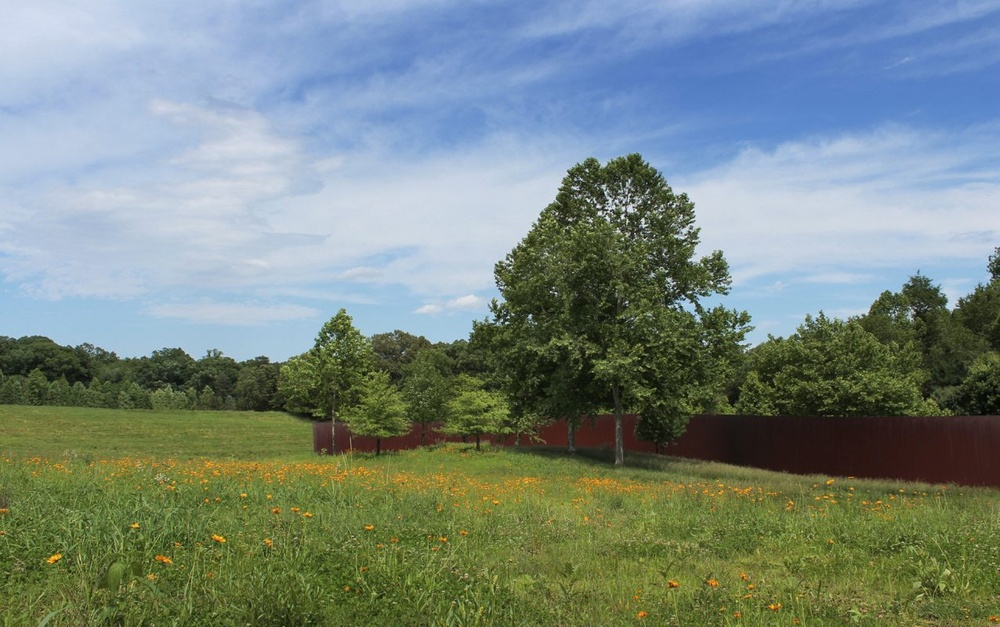
#> input picture MachineLarning/hands-on_part6/example/test_image.jpg, 1000 x 627 px, shrunk from 1276 x 800 before the run
$ jupyter execute --allow-errors unsupervised_learning.ipynb   (shell and % lines are left out)
#> lines starting #> are read from the running program, lines starting #| are printed output that depends on the picture
# K-means
ref: http://scikit-learn.org/stable/modules/generated/sklearn.cluster.KMeans.html

[cell 1]
import numpy as np
import matplotlib.pyplot as plt
from mpl_toolkits.mplot3d import Axes3D
from sklearn.cluster import KMeans
from sklearn import datasets
from sklearn.metrics import accuracy_score

iris = datasets.load_iris()
X = iris.data
y = iris.target

kmeans = KMeans(n_clusters=3)
kmeans = kmeans.fit(X)
labels = kmeans.predict(X)

centroids = kmeans.cluster_centers_

print('centroids: {}'.format(centroids))
print('prediction on each data: {}'.format(labels))

accuracy = accuracy_score(y, labels)
num_correct_samples = accuracy_score(y, labels, normalize=False)

print('number of correct sample: {}'.format(num_correct_samples))
print('accuracy: {}'.format(accuracy))

[cell 2]
import matplotlib.pyplot as plt
import numpy as np
from sklearn.datasets import make_blobs

X, y_true = make_blobs(n_samples=300, centers=4,
                       cluster_std=0.60, random_state=0)
plt.scatter(X[:, 0], X[:, 1], s=50);
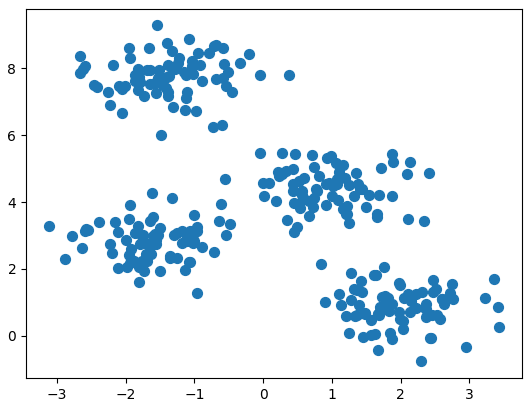
#> figure drawn by matplotlib, 1 panel

[cell 3]
from sklearn.cluster import KMeans
kmeans = KMeans(n_clusters=4)
kmeans.fit(X)
y_kmeans = kmeans.predict(X)

plt.scatter(X[:, 0], X[:, 1], c=y_kmeans, s=50, cmap='viridis')

centers = kmeans.cluster_centers_
plt.scatter(centers[:, 0], centers[:, 1], c='black', s=200, alpha=0.5);
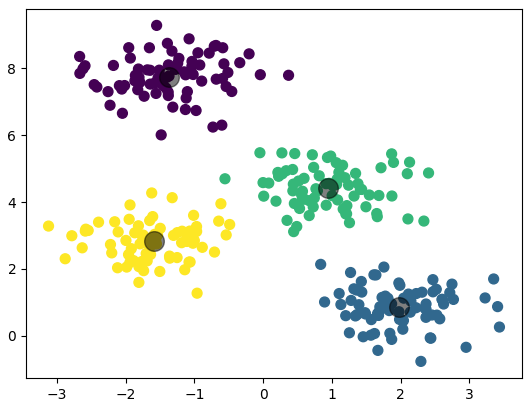
#> figure drawn by matplotlib, 1 panel

## silhouette score
WSS(Within Cluster Sum of Squares)/BSS(Between Cluster Sum of Squares)

ref: https://scikit-learn.org/stable/modules/generated/sklearn.metrics.silhouette_score.html#sklearn.metrics.silhouette_score

[cell 4]
from sklearn import cluster, datasets, metrics

# 讀入鳶尾花資料
iris = datasets.load_iris()
iris_X = iris.data

# KMeans 演算法
kmeans_fit = cluster.KMeans(n_clusters = 3).fit(iris_X)
cluster_labels = kmeans_fit.labels_

# 印出績效
silhouette_avg = metrics.silhouette_score(iris_X, cluster_labels)
print(silhouette_avg)

[cell 5]
from sklearn import cluster, datasets, metrics
import matplotlib.pyplot as plt

# 讀入鳶尾花資料
iris = datasets.load_iris()
iris_X = iris.data

# 迴圈
silhouette_avgs = []
ks = range(2, 11)
for k in ks:
    kmeans_fit = cluster.KMeans(n_clusters = k).fit(iris_X)
    cluster_labels = kmeans_fit.labels_
    silhouette_avg = metrics.silhouette_score(iris_X, cluster_labels)
    silhouette_avgs.append(silhouette_avg)

# 作圖並印出 k = 2 到 10 的績效
plt.bar(ks, silhouette_avgs)
plt.show()
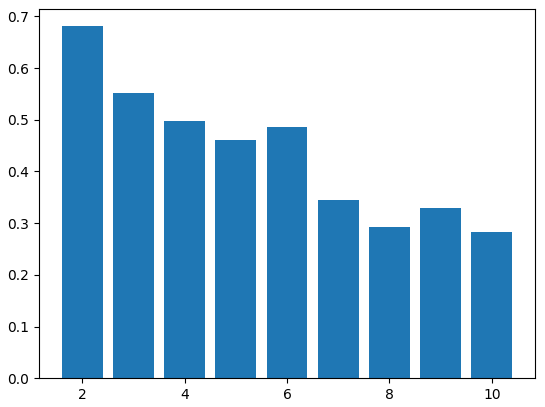
#> figure drawn by matplotlib, 1 panel; tallest bar 0.681 high, from x = 1.6 to 2.4
print(silhouette_avgs)

[cell 6]
import numpy as np
import cv2
from sklearn.cluster import KMeans

image = cv2.imread('test_image.jpg')
#> image is the input picture: shape (627, 1000, 3); mean B, G, R 128.7, 135.7, 120.1

print(image.shape)
#| (627, 1000, 3)
(h1, w1) = image.shape[:2]
#> h1 = 627; w1 = 1000


# 像數座標轉換
image = cv2.cvtColor(image, cv2.COLOR_BGR2LAB)
#> image: shape (627, 1000, 3); mean of channels 0, 1, 2 139.4, 122.8, 131
# ref: https://cg2010studio.com/2011/11/13/lab-%E8%89%B2%E5%BD%A9%E7%A9%BA%E9%96%93-lab-color-space/

image = image.reshape((image.shape[0] * image.shape[1], 3))

clt = KMeans(n_clusters = 10)

labels = clt.fit_predict(image)

print('cluster is :\n{}'.format(clt.cluster_centers_))
quant = clt.cluster_centers_.astype("uint8")[labels]
print('quant is:\n{}'.format(quant))
#> (printed output is left out)

#reshape the feature vectors to images
quant = quant.reshape((h1, w1, 3))
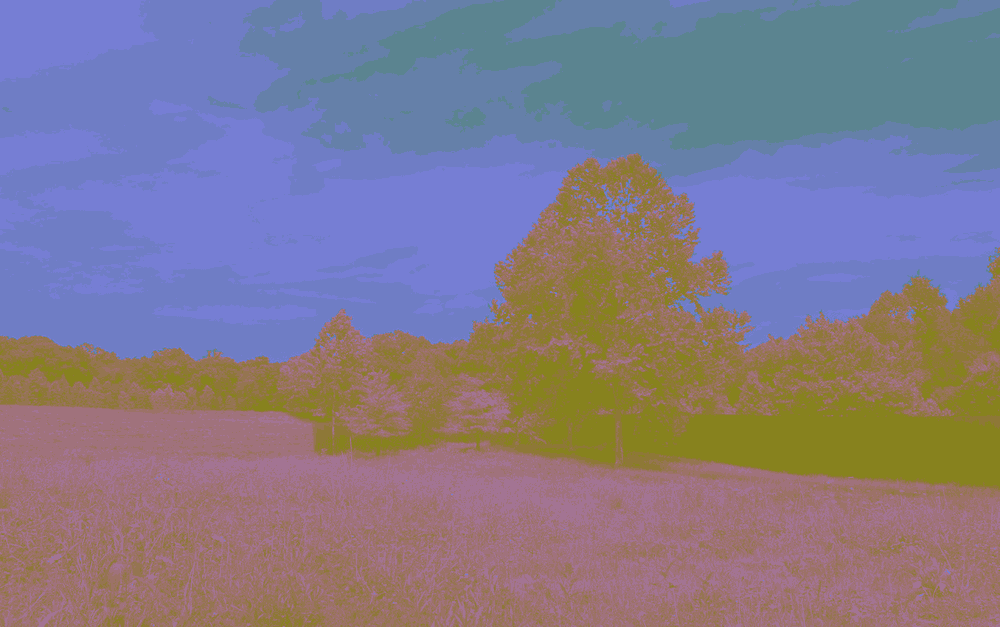
#> quant: shape (627, 1000, 3); mean of channels 0, 1, 2 138.9, 122.2, 130.5; drawn as B, G, R
image = image.reshape((h1, w1, 3))

# convert from L*a*b* to RGB
quant = cv2.cvtColor(quant, cv2.COLOR_LAB2BGR)
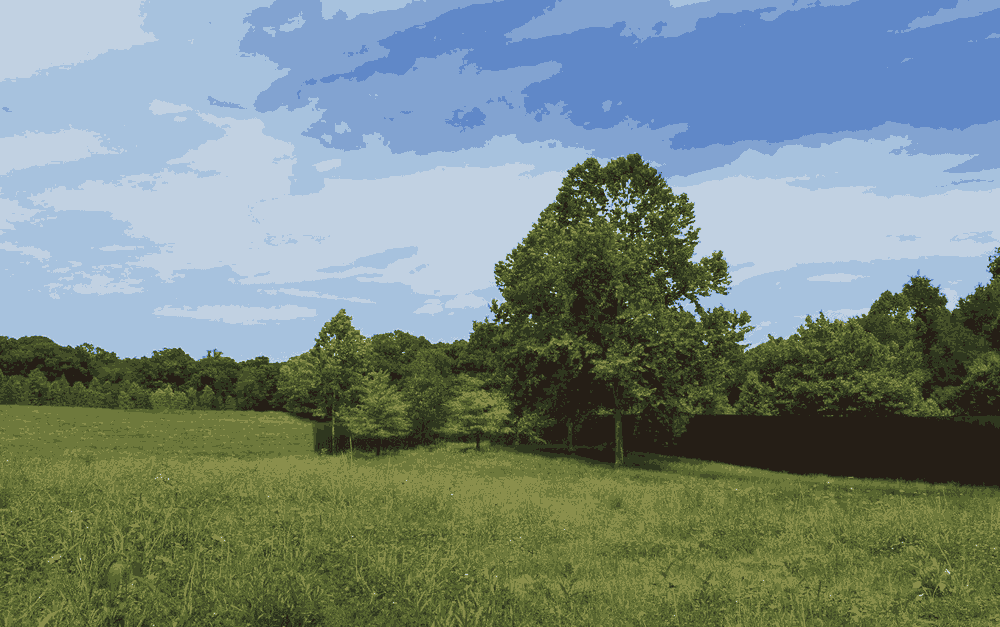
#> quant: shape (627, 1000, 3); mean B, G, R 129.5, 135.7, 118.4
image = cv2.cvtColor(image, cv2.COLOR_LAB2BGR)

cv2.imwrite('generated.jpg', quant)
cv2.waitKey(0)
cv2.destroyAllWindows()
